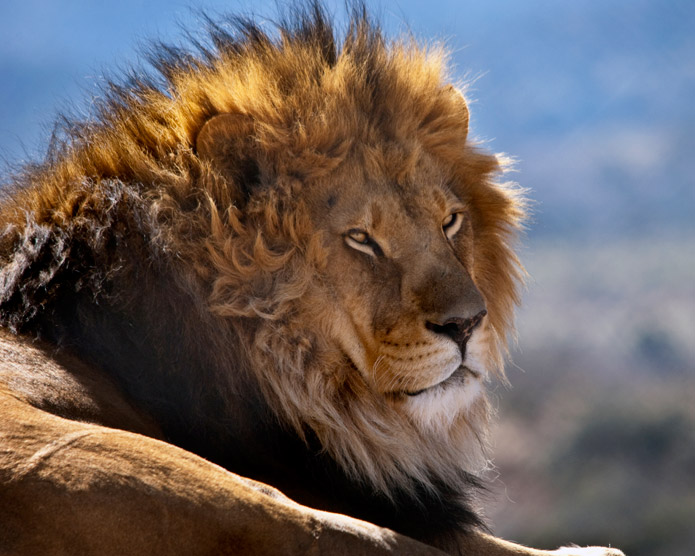
#> input picture image_processing/4_exploring_the_color_space/lionBMP.jpg, 695 x 556 px
$ python grayImage.py   (Python 2 division)
#> lines starting #> are read from the running program, lines starting #| are printed output that depends on the picture

############################################
## Import OpenCV
import numpy
import cv2
############################################

############################################
## Read the image
img = cv2.imread('lionBMP.jpg')
#> img is the input picture: shape (556, 695, 3); mean B, G, R 93.5, 96.3, 106.5
############################################

############################################
## Do the processing
print img.shape
#| (556, 695, 3)
gray = cv2.cvtColor(img, cv2.COLOR_BGR2GRAY)
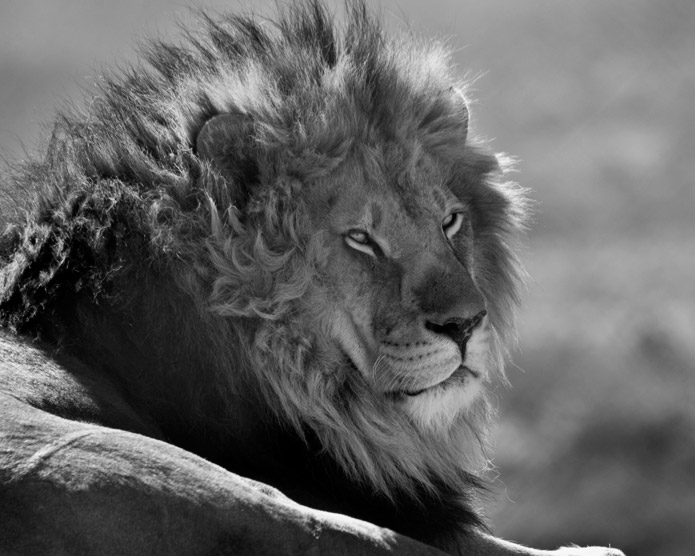
#> gray: shape (556, 695); min 0, max 255, mean 99
print gray.shape
#| (556, 695)
############################################

############################################
## Show the image
cv2.imshow('image',gray)
############################################

############################################
## Close and exit
cv2.waitKey(0)
cv2.destroyAllWindows()
############################################

$ run again, with image_processing/4_exploring_the_color_space/color_image.jpg copied over image_processing/4_exploring_the_color_space/lionBMP.jpg
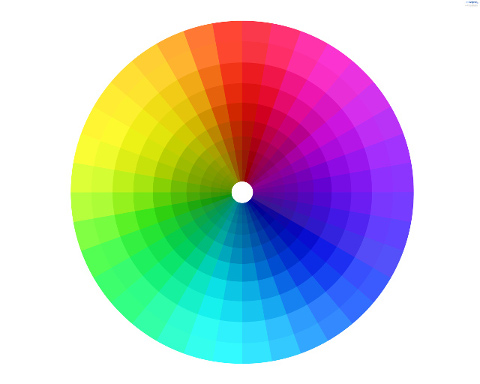
#> input picture image_processing/4_exploring_the_color_space/color_image.jpg, 480 x 384 px
#> img is the input picture: shape (384, 480, 3); mean B, G, R 196, 193.1, 191.4
#| (384, 480, 3)
#> `gray = cv2.cvtColor(img, cv2.COLOR_BGR2GRAY)`:
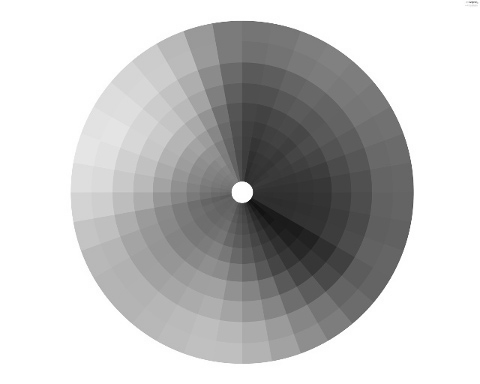
#> gray: shape (384, 480); min 16, max 255, mean 192.9
#| (384, 480)
